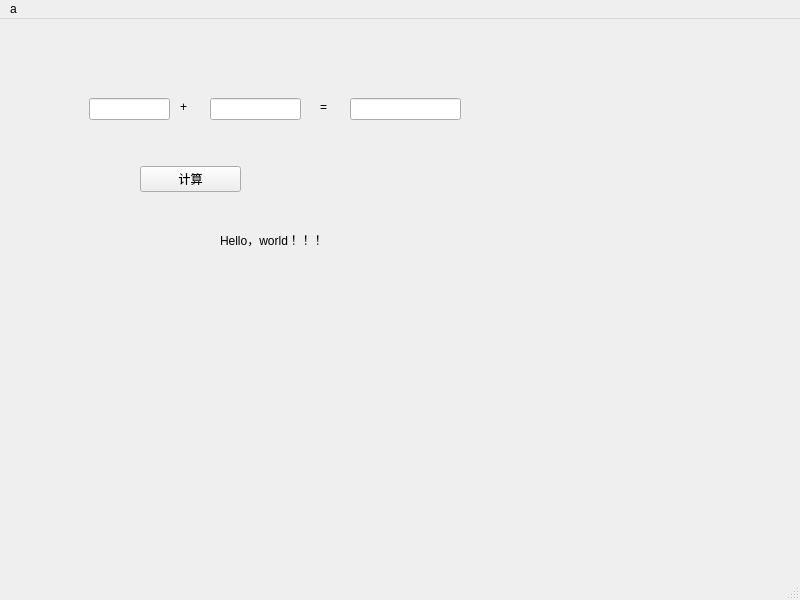
<?xml version="1.0" encoding="UTF-8"?>
<ui version="4.0">
 <class>MainWindow</class>
 <widget class="QMainWindow" name="MainWindow">
  <property name="geometry">
   <rect>
    <x>0</x>
    <y>0</y>
    <width>800</width>
    <height>600</height>
   </rect>
  </property>
  <property name="windowTitle">
   <string>MainWindow</string>
  </property>
  <widget class="QWidget" name="centralwidget">
   <widget class="QLabel" name="label">
    <property name="geometry">
     <rect>
      <x>220</x>
      <y>210</y>
      <width>101</width>
      <height>21</height>
     </rect>
    </property>
    <property name="text">
     <string>Hello，world！！！</string>
    </property>
   </widget>
   <widget class="QWidget" name="verticalLayoutWidget">
    <property name="geometry">
     <rect>
      <x>89</x>
      <y>50</y>
      <width>81</width>
      <height>81</height>
     </rect>
    </property>
    <layout class="QVBoxLayout" name="verticalLayout_3">
     <item>
      <widget class="QLineEdit" name="lineEdit"/>
     </item>
    </layout>
   </widget>
   <widget class="QWidget" name="verticalLayoutWidget_2">
    <property name="geometry">
     <rect>
      <x>210</x>
      <y>50</y>
      <width>91</width>
      <height>81</height>
     </rect>
    </property>
    <layout class="QVBoxLayout" name="verticalLayout_4">
     <item>
      <widget class="QLineEdit" name="lineEdit_2"/>
     </item>
    </layout>
   </widget>
   <widget class="QWidget" name="verticalLayoutWidget_3">
    <property name="geometry">
     <rect>
      <x>350</x>
      <y>50</y>
      <width>111</width>
      <height>81</height>
     </rect>
    </property>
    <layout class="QVBoxLayout" name="verticalLayout_5">
     <item>
      <widget class="QLineEdit" name="lineEdit_3"/>
     </item>
    </layout>
   </widget>
   <widget class="QWidget" name="verticalLayoutWidget_4">
    <property name="geometry">
     <rect>
      <x>320</x>
      <y>80</y>
      <width>16</width>
      <height>16</height>
     </rect>
    </property>
    <layout class="QVBoxLayout" name="verticalLayout_6">
     <item>
      <widget class="QLabel" name="label_3">
       <property name="text">
        <string>=</string>
       </property>
      </widget>
     </item>
    </layout>
   </widget>
   <widget class="QWidget" name="verticalLayoutWidget_5">
    <property name="geometry">
     <rect>
      <x>180</x>
      <y>80</y>
      <width>16</width>
      <height>16</height>
     </rect>
    </property>
    <layout class="QVBoxLayout" name="verticalLayout_7">
     <item>
      <widget class="QLabel" name="label_2">
       <property name="text">
        <string>+</string>
       </property>
      </widget>
     </item>
    </layout>
   </widget>
   <widget class="QWidget" name="horizontalLayoutWidget">
    <property name="geometry">
     <rect>
      <x>140</x>
      <y>140</y>
      <width>101</width>
      <height>41</height>
     </rect>
    </property>
    <layout class="QHBoxLayout" name="horizontalLayout">
     <item>
      <widget class="QPushButton" name="pushButton">
       <property name="text">
        <string>计算</string>
       </property>
      </widget>
     </item>
    </layout>
   </widget>
  </widget>
  <widget class="QMenuBar" name="menubar">
   <property name="geometry">
    <rect>
     <x>0</x>
     <y>0</y>
     <width>800</width>
     <height>23</height>
    </rect>
   </property>
   <widget class="QMenu" name="menua">
    <property name="title">
     <string>a</string>
    </property>
   </widget>
   <addaction name="menua"/>
  </widget>
  <widget class="QStatusBar" name="statusbar"/>
 </widget>
 <resources/>
 <connections/>
</ui>
